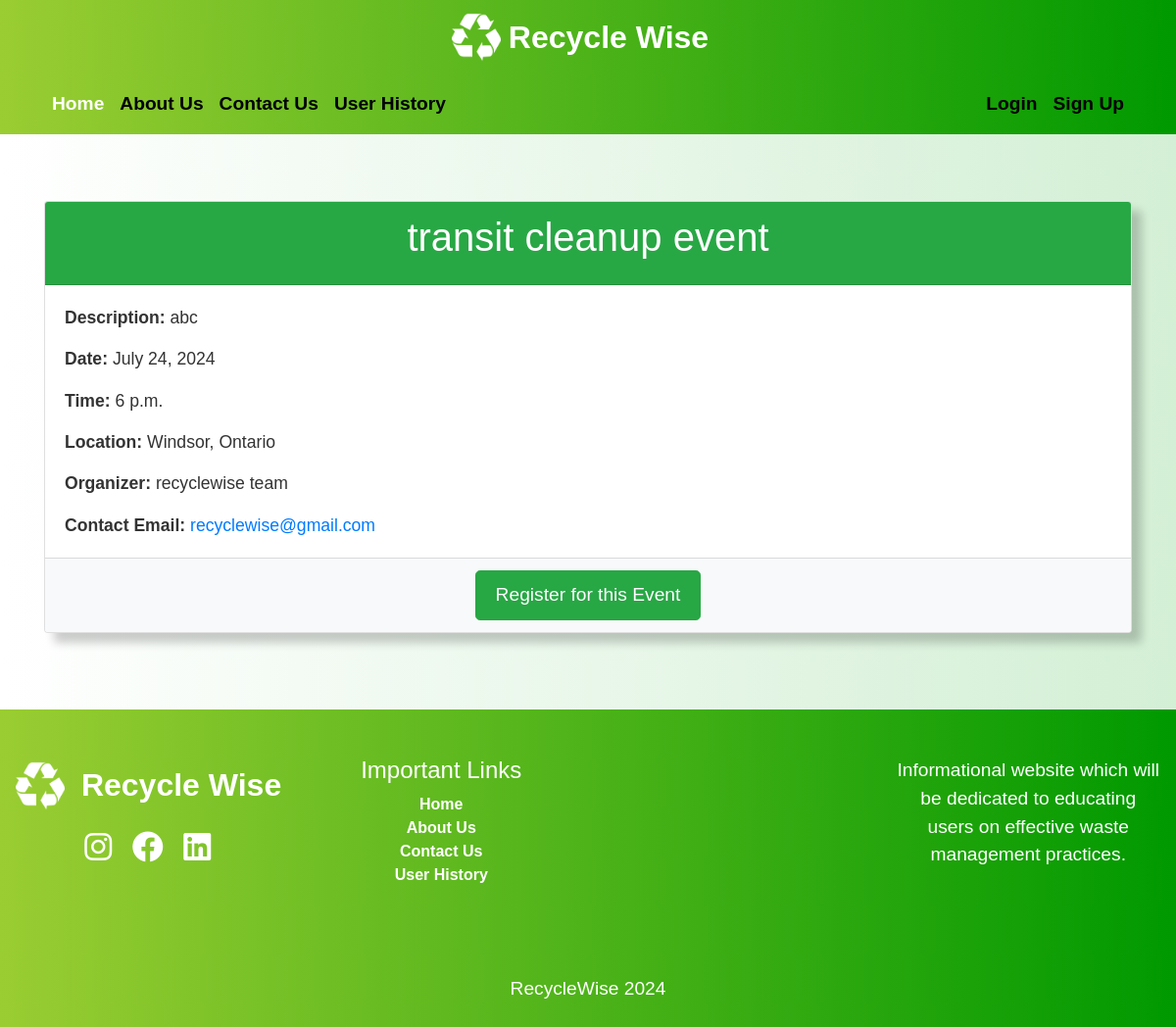
The app's page /upcoming_events/community_cleanup/1/ with its own data.
### upcomming_events/models.py (models this page shows, shortened)
class Event(models.Model):
    EVENT_TYPE_CHOICES = [
        ('CCU', 'Community Clean-Up'),
        ('RW', 'Recycling Workshop'),
    ]
    title = models.CharField(max_length=200)
    description = models.TextField()
    event_type = models.CharField(max_length=3, choices=EVENT_TYPE_CHOICES)
    date = models.DateField()
    time = models.TimeField()
    location = models.CharField(max_length=255)
    organizer = models.CharField(max_length=100)
    contact_email = models.EmailField()

### upcomming_events/views.py (the view)
# urls.py: path('community_cleanup/<int:pk>/', CommunityCleanUpDetailView.as_view(), name='community-cleanup-detail'),
class CommunityCleanUpDetailView(DetailView):
    model = Event
    template_name = 'upcomming_events/community_cleanup_detail.html'
    context_object_name = 'event'

### templates/upcomming_events/community_cleanup_detail.html (shortened to what this page needs)
{% extends "base.html" %}
{% block content %}
    {% load static %}
    <link rel="stylesheet" href="{% static 'css/upcomming_events.css' %}">
<div class="container py-5">
    <div class="card wow animate__animated animate__jackInTheBox" data-wow-duration="1.5s">
        <div class="card-header bg-success text-white">
            <h1 class="card-title text-center">{{ event.title }}</h1>
        </div>
        <div class="card-body">
            <p class="card-text"><strong>Description:</strong> {{ event.description }}</p>
            <p class="card-text"><strong>Date:</strong> {{ event.date }}</p>
            <p class="card-text"><strong>Time:</strong> {{ event.time }}</p>
            <p class="card-text"><strong>Location:</strong> {{ event.location }}</p>
            <p class="card-text"><strong>Organizer:</strong> {{ event.organizer }}</p>
            <p class="card-text"><strong>Contact Email:</strong> <a href="mailto:{{ event.contact_email }}">{{ event.contact_email }}</a></p>
        </div>
        <div class="card-footer text-center">
            <a class="btn btn-lg btn-success" href="{% url 'community-cleanup-rsvp' event.pk %}">Register for this Event</a>
        </div>
    </div>
</div>
{% endblock %}

### static/css/base.css (style rules this page uses)
h1 { color: #000; font-size: 2.5em; }
p { color: #000; font-size: 1.2em; }
.wow { visibility: hidden; }

### static/css/upcomming_events.css (style rules this page uses)
body, html { margin: 0; padding: 0; font-family: Arial, sans-serif; }
h1, h2 { color: #4CAF50; }
.card { margin-top: 20px; box-shadow: 10px 10px 10px rgba(0, 0, 0, 0.2); margin-bottom: 30px; }
.card-header { border-radius: 15px; }
.card-body { background-color: #ffffff; }
.card-text { font-size: 1.1rem; color: #333; }
.card-footer { border-bottom-left-radius: 0.75rem; border-bottom-right-radius: 0.75rem; background-color: #f8f9fa; }
.card-title { color: white; }
.btn-success { background-color: #28a745; border-color: #28a745; padding: 10px 20px; font-size: 1.2rem; }

### records on screen
Event: title "transit cleanup event", description "abc", date "July 24, 2024", time "6 p.m.", location "Windsor, Ontario", organizer "recyclewise team", contact_email "recyclewise@gmail.com"
